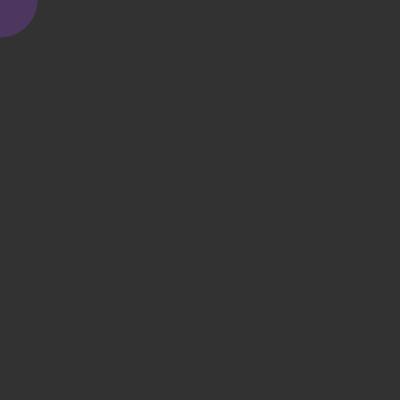
Frame 1 (no input)
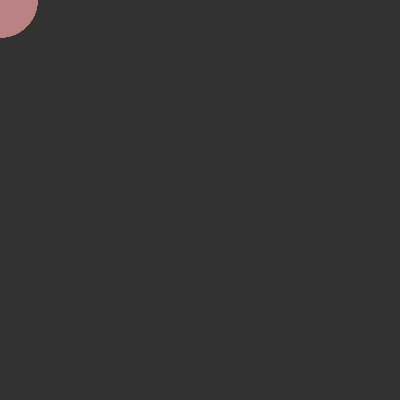
Frame 60 (the mouse pressed at the canvas centre just before this capture)
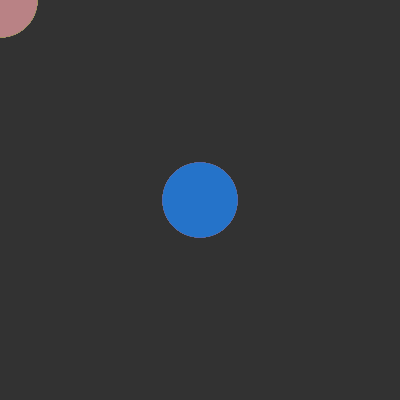
Frame 120 (the mouse held since frame 60 and released just before this capture)

The Processing sketch that drew these frames (run headless with seeded random() and noise(); from frame 60 on, the mouse is pressed at the canvas centre):

// Processing sketch: YTU4
// ── YTU4.pde
// Fare konumuna her karede rastgele renkli daireler çizer.

void setup() {
  size(400, 400);
  background(50);
  noStroke();
  fill(50);
}

void draw() {
  // Her karede rastgele RGBA renk üret
  float R = random(0, 255);
  float G = random(0, 255);
  float B = random(0, 255);
  float A = random(0, 255); // Alfa (şeffaflık)
  fill(R, G, B, A);
  circle(mouseX, mouseY, 75); // Fare konumuna daire çiz
}
